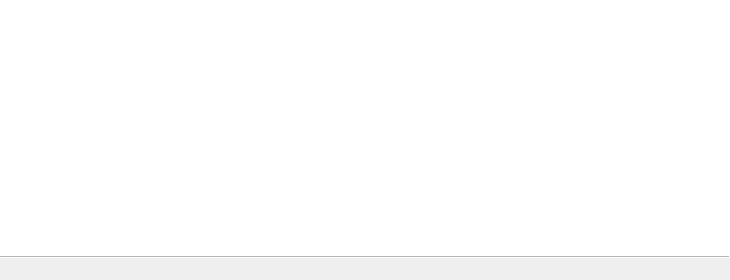
<?xml version="1.0" encoding="UTF-8"?>
<ui version="4.0">
 <class>librepcb::library::editor::EagleLibraryImportWizard</class>
 <widget class="QWizard" name="librepcb::library::editor::EagleLibraryImportWizard">
  <property name="geometry">
   <rect>
    <x>0</x>
    <y>0</y>
    <width>730</width>
    <height>280</height>
   </rect>
  </property>
  <property name="windowTitle">
   <string>EAGLE Library Import</string>
  </property>
  <property name="wizardStyle">
   <enum>QWizard::ModernStyle</enum>
  </property>
  <property name="options">
   <set>QWizard::NoBackButtonOnLastPage|QWizard::NoBackButtonOnStartPage|QWizard::NoCancelButtonOnLastPage</set>
  </property>
 </widget>
 <resources/>
 <connections/>
</ui>
